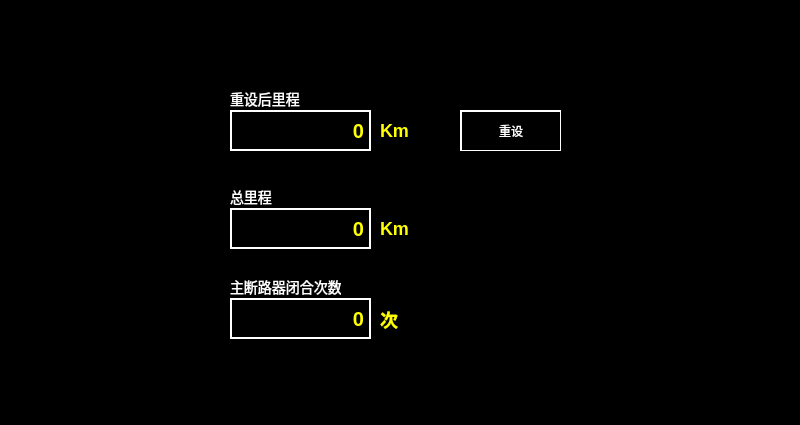
<?xml version="1.0" encoding="UTF-8"?>
<ui version="4.0">
 <class>Settng_Distance</class>
 <widget class="QWidget" name="Settng_Distance">
  <property name="geometry">
   <rect>
    <x>0</x>
    <y>0</y>
    <width>800</width>
    <height>425</height>
   </rect>
  </property>
  <property name="windowTitle">
   <string>Form</string>
  </property>
  <property name="styleSheet">
   <string notr="true">QWidget
{
	background-color: black;
}
QLabel
{
color:white;
color:rgb(255,255,0);
font:18px;
font: bold;
}
QPushButton
{
background-color:black;
border:1px solid white;
border-left:2px solid white;
border-top:2px solid white;
color:white;
}</string>
  </property>
  <widget class="QPushButton" name="BTN_Reset">
   <property name="geometry">
    <rect>
     <x>460</x>
     <y>110</y>
     <width>101</width>
     <height>41</height>
    </rect>
   </property>
   <property name="focusPolicy">
    <enum>Qt::NoFocus</enum>
   </property>
   <property name="styleSheet">
    <string notr="true"/>
   </property>
   <property name="text">
    <string>重设</string>
   </property>
  </widget>
  <widget class="QLabel" name="LBL_ResetDis">
   <property name="geometry">
    <rect>
     <x>230</x>
     <y>110</y>
     <width>141</width>
     <height>41</height>
    </rect>
   </property>
   <property name="styleSheet">
    <string notr="true">border:2px solid rgb(255,255,255);
color:rgb(255,255,0);
font:20px;
font: bold;</string>
   </property>
   <property name="text">
    <string>0</string>
   </property>
   <property name="alignment">
    <set>Qt::AlignRight|Qt::AlignTrailing|Qt::AlignVCenter</set>
   </property>
  </widget>
  <widget class="QLabel" name="LBL_MSCount">
   <property name="geometry">
    <rect>
     <x>230</x>
     <y>298</y>
     <width>141</width>
     <height>41</height>
    </rect>
   </property>
   <property name="styleSheet">
    <string notr="true">border:2px solid rgb(255,255,255);
color:rgb(255,255,0);
font:20px;
font: bold;</string>
   </property>
   <property name="text">
    <string>0</string>
   </property>
   <property name="alignment">
    <set>Qt::AlignRight|Qt::AlignTrailing|Qt::AlignVCenter</set>
   </property>
  </widget>
  <widget class="QLabel" name="LBL_Unit1">
   <property name="geometry">
    <rect>
     <x>380</x>
     <y>110</y>
     <width>31</width>
     <height>41</height>
    </rect>
   </property>
   <property name="styleSheet">
    <string notr="true">color:rgb(255,255,0);</string>
   </property>
   <property name="text">
    <string>Km</string>
   </property>
  </widget>
  <widget class="QLabel" name="LBL_Unit2">
   <property name="geometry">
    <rect>
     <x>380</x>
     <y>208</y>
     <width>31</width>
     <height>41</height>
    </rect>
   </property>
   <property name="styleSheet">
    <string notr="true">color:rgb(255,255,0);</string>
   </property>
   <property name="text">
    <string>Km</string>
   </property>
  </widget>
  <widget class="QLabel" name="LBL_tip2">
   <property name="geometry">
    <rect>
     <x>230</x>
     <y>188</y>
     <width>51</width>
     <height>17</height>
    </rect>
   </property>
   <property name="styleSheet">
    <string notr="true">color:rgb(255,255,255);
font:14px;
</string>
   </property>
   <property name="text">
    <string>总里程</string>
   </property>
  </widget>
  <widget class="QLabel" name="LBL_TotalDis">
   <property name="geometry">
    <rect>
     <x>230</x>
     <y>208</y>
     <width>141</width>
     <height>41</height>
    </rect>
   </property>
   <property name="styleSheet">
    <string notr="true">border:2px solid rgb(255,255,255);
color:rgb(255,255,0);
font:20px;
font: bold;</string>
   </property>
   <property name="text">
    <string>0</string>
   </property>
   <property name="alignment">
    <set>Qt::AlignRight|Qt::AlignTrailing|Qt::AlignVCenter</set>
   </property>
  </widget>
  <widget class="QLabel" name="LBL_tip3">
   <property name="geometry">
    <rect>
     <x>230</x>
     <y>278</y>
     <width>111</width>
     <height>17</height>
    </rect>
   </property>
   <property name="styleSheet">
    <string notr="true">color:rgb(255,255,255);
font:14px;
</string>
   </property>
   <property name="text">
    <string>主断路器闭合次数</string>
   </property>
  </widget>
  <widget class="QLabel" name="LBL_Unit3">
   <property name="geometry">
    <rect>
     <x>380</x>
     <y>299</y>
     <width>21</width>
     <height>41</height>
    </rect>
   </property>
   <property name="styleSheet">
    <string notr="true">color:rgb(255,255,0);</string>
   </property>
   <property name="text">
    <string>次</string>
   </property>
  </widget>
  <widget class="QLabel" name="LBL_tip1">
   <property name="geometry">
    <rect>
     <x>230</x>
     <y>90</y>
     <width>81</width>
     <height>17</height>
    </rect>
   </property>
   <property name="styleSheet">
    <string notr="true">color:rgb(255,255,255);
font:14px;
</string>
   </property>
   <property name="text">
    <string>重设后里程</string>
   </property>
  </widget>
 </widget>
 <resources/>
 <connections/>
</ui>
